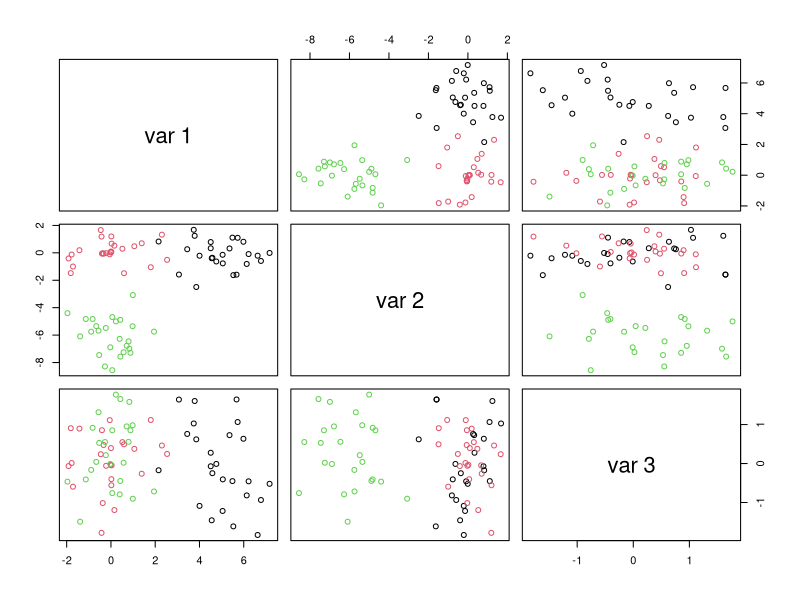
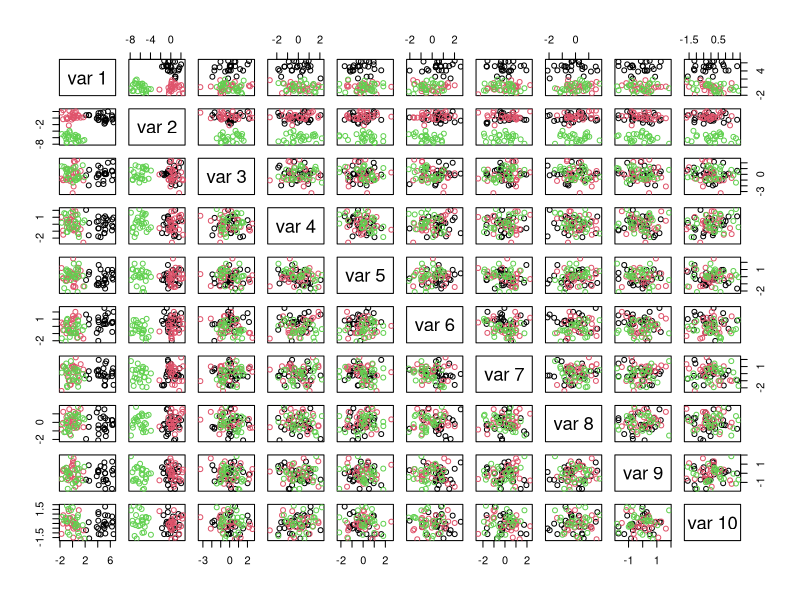
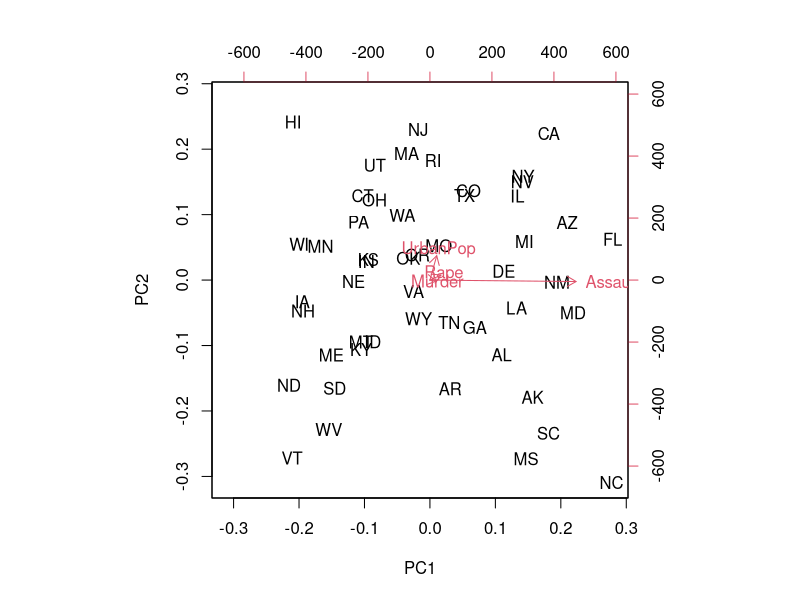
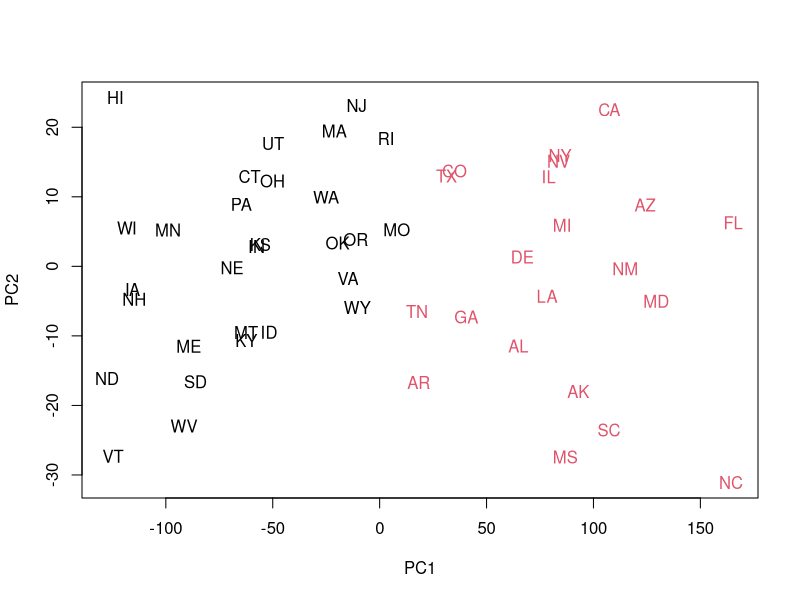
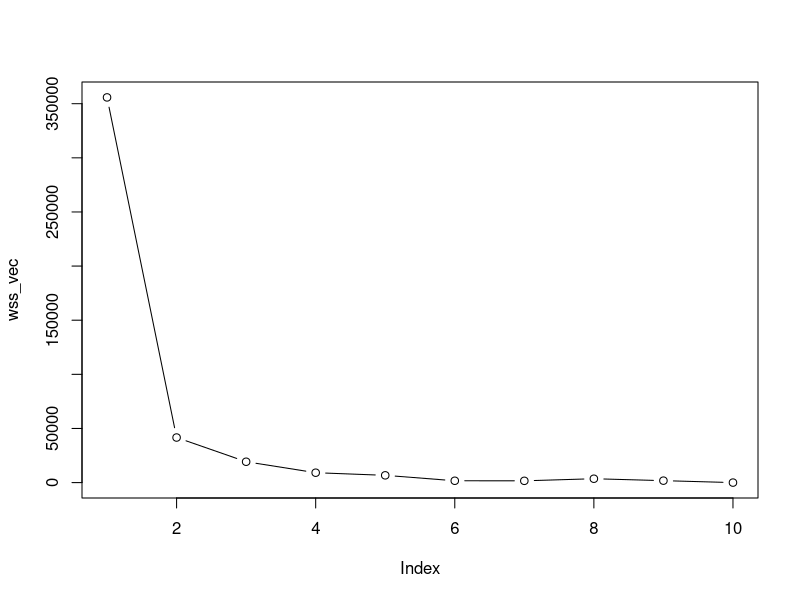
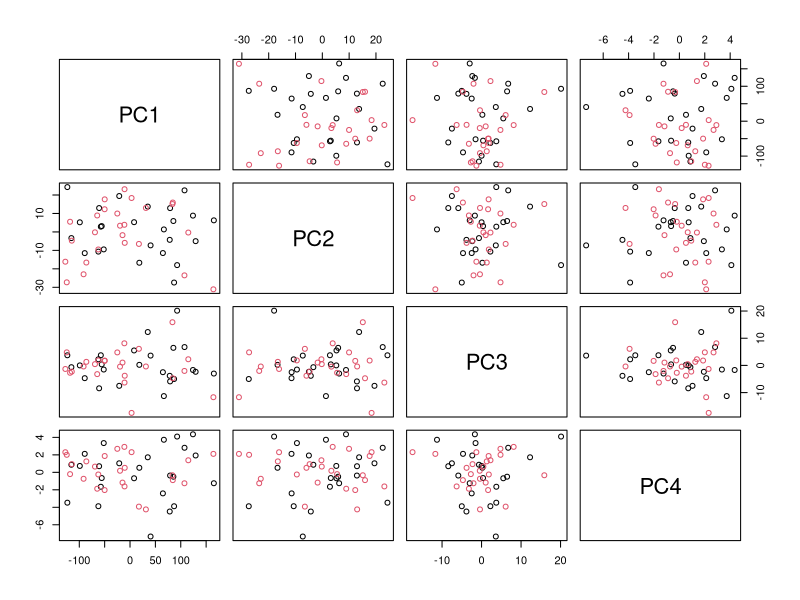
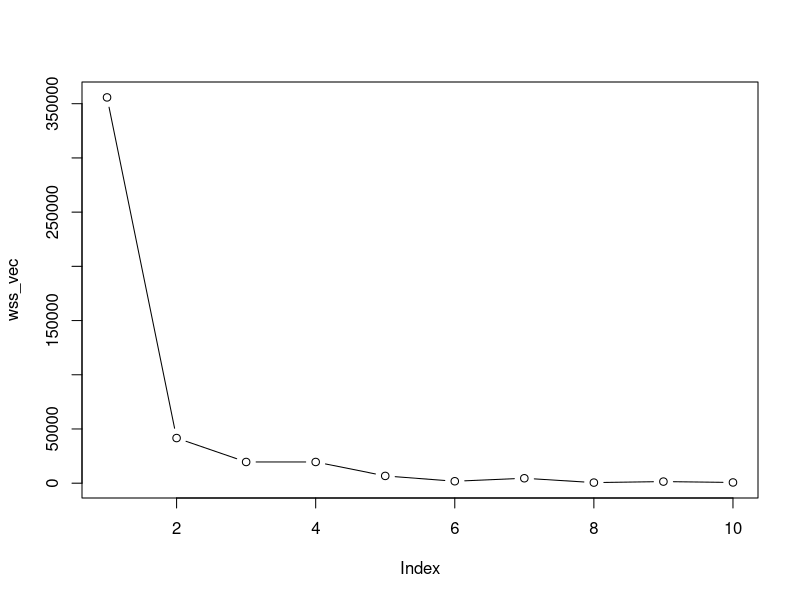
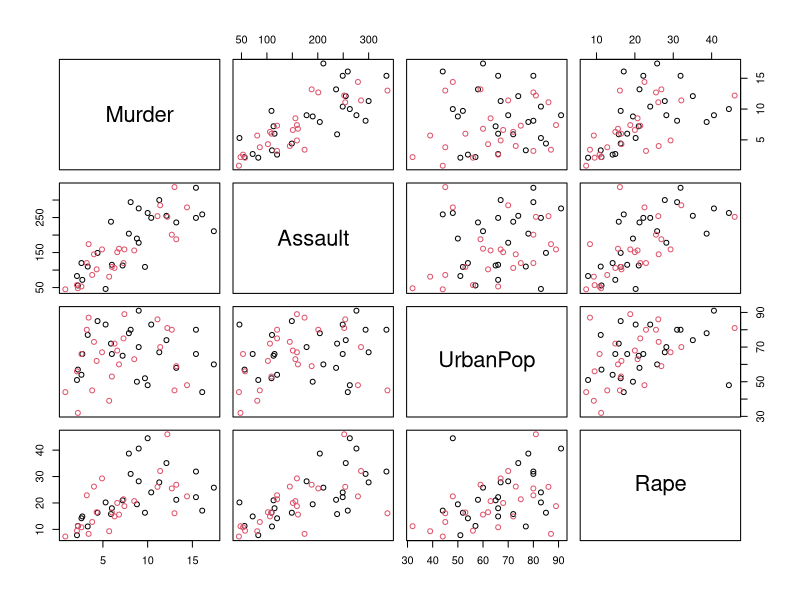

Here is the R script that generated these plots, in order:
set.seed(135792468)
x <- matrix(rnorm(75*3), ncol = 3)
x[1:25, 1] <- x[1:25, 1] + 5
x[51:75, 2] <- x[51:75, 2] - 6
truth <- rep(1:3, each = 25)
pairs(x, col = truth)
#plot3d(x, col = truth, size=1, type="p")

km_out <- kmeans(x, centers = 3, nstart = 20)

#plot3d(x, col = km_out$cluster, size = 1, type = "s")
#plot3d(km_out$centers, add=TRUE, col = 1:3, type = "s")

#Exercise 2g)
y <- matrix(rnorm(75*10), ncol = 10)
y[1:25, 1] <- y[1:25, 1] + 5
y[51:75, 2] <- y[51:75, 2] - 6
truth_2 <- rep(1:10, each = 25)
pairs(y, col = truth_2)


km_out2 <- kmeans(x, centers = 3, nstart = 20)

table(km_out$cluster, km_out2$cluster)

#2.2 USA arrests data: PCA and clustering
help(USArrests)

#2.2.1
#a) descriptive stats
#1: Murder, 2:Assault, 3: Urban Pop, 4, Rape

#b) mean, sd
mean(USArrests$Murder)
sd(USArrests$Murder)
mean(USArrests$Assault)
sd(USArrests$Assault)
mean(USArrests$UrbanPop)
sd(USArrests$UrbanPop)
mean(USArrests$Rape)
sd(USArrests$Rape)

 #2.2.2
pca_out <- prcomp(USArrests)
#d
pca_out$scale #tells me if it IS scaled (sd)
pca_out$sdev #tells me what the sd is numerically per feature
#e
#screeplot()

biplot(pca_out, xlabs = state.abb)


#2.2.3 
#g)
km_out <- kmeans(pca_out$x, centers = 2, nstart = 20)
plot(pca_out$x[, 1:2], type="n")
text(pca_out$x[,1], pca_out$x[,2], labels=state.abb, col=km_out$cluster)
table(km_out$cluster)
#h)
wss_vec <- rep(NA,10)
for(k in 1:10){
  km_out <- kmeans(pca_out$x, centers=k, nstart=20)
  wss_vec[k] <- km_out$withinss[k]
}
plot(wss_vec, type = "b") 
#AW: k = 2
#i) 
pairs(pca_out$x, col=truth)


#j) START-------------------------------------
#g)
#h)
wss_vec <- rep(NA,10)
for(k in 1:10){
  km_out <- kmeans(USArrests, centers = k, nstart = 20)
  wss_vec[k] <- km_out$withinss[k]
}
plot(wss_vec, type = "b") 
#AW: k = 2
#i) 
pairs(USArrests, col=truth)
#plot(USArrests[, 1:2], type="n")
#text(USArrests[,1], pca_out$x[,2], labels=state.abb, col=km_out$cluster)
#j) END-------------------------------------